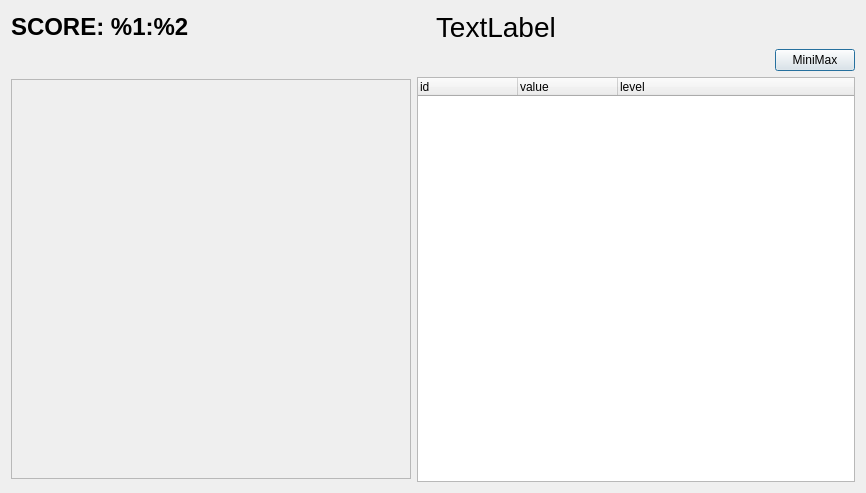
<?xml version="1.0" encoding="UTF-8"?>
<ui version="4.0">
 <class>GameWindow</class>
 <widget class="QDialog" name="GameWindow">
  <property name="geometry">
   <rect>
    <x>0</x>
    <y>0</y>
    <width>866</width>
    <height>493</height>
   </rect>
  </property>
  <property name="windowTitle">
   <string>Dialog</string>
  </property>
  <layout class="QGridLayout" name="gridLayout">
   <item row="0" column="0">
    <layout class="QHBoxLayout" name="horizontalLayout">
     <item>
      <widget class="QLabel" name="label">
       <property name="sizePolicy">
        <sizepolicy hsizetype="Preferred" vsizetype="Fixed">
         <horstretch>0</horstretch>
         <verstretch>0</verstretch>
        </sizepolicy>
       </property>
       <property name="text">
        <string>&lt;html&gt;&lt;head/&gt;&lt;body&gt;&lt;p&gt;&lt;span style=&quot; font-size:18pt; font-weight:600;&quot;&gt;SCORE: %1:%2&lt;/span&gt;&lt;/p&gt;&lt;/body&gt;&lt;/html&gt;</string>
       </property>
      </widget>
     </item>
     <item>
      <widget class="QLabel" name="label_2">
       <property name="sizePolicy">
        <sizepolicy hsizetype="Preferred" vsizetype="Fixed">
         <horstretch>0</horstretch>
         <verstretch>0</verstretch>
        </sizepolicy>
       </property>
       <property name="font">
        <font>
         <pointsize>21</pointsize>
        </font>
       </property>
       <property name="text">
        <string>TextLabel</string>
       </property>
       <property name="scaledContents">
        <bool>false</bool>
       </property>
      </widget>
     </item>
    </layout>
   </item>
   <item row="1" column="0">
    <layout class="QHBoxLayout" name="horizontalLayout_3">
     <item>
      <spacer name="horizontalSpacer">
       <property name="orientation">
        <enum>Qt::Horizontal</enum>
       </property>
       <property name="sizeHint" stdset="0">
        <size>
         <width>37</width>
         <height>17</height>
        </size>
       </property>
      </spacer>
     </item>
     <item>
      <widget class="QPushButton" name="minimaxButton">
       <property name="text">
        <string>MiniMax</string>
       </property>
      </widget>
     </item>
    </layout>
   </item>
   <item row="2" column="0">
    <layout class="QHBoxLayout" name="horizontalLayout_2">
     <item>
      <widget class="QFrame" name="frame">
       <property name="minimumSize">
        <size>
         <width>400</width>
         <height>400</height>
        </size>
       </property>
       <property name="maximumSize">
        <size>
         <width>400</width>
         <height>400</height>
        </size>
       </property>
       <property name="frameShape">
        <enum>QFrame::StyledPanel</enum>
       </property>
       <property name="frameShadow">
        <enum>QFrame::Raised</enum>
       </property>
      </widget>
     </item>
     <item>
      <widget class="QTreeWidget" name="treeWidget">
       <column>
        <property name="text">
         <string notr="true">id</string>
        </property>
       </column>
       <column>
        <property name="text">
         <string>value</string>
        </property>
       </column>
       <column>
        <property name="text">
         <string>level</string>
        </property>
       </column>
      </widget>
     </item>
    </layout>
   </item>
  </layout>
 </widget>
 <resources/>
 <connections/>
</ui>
